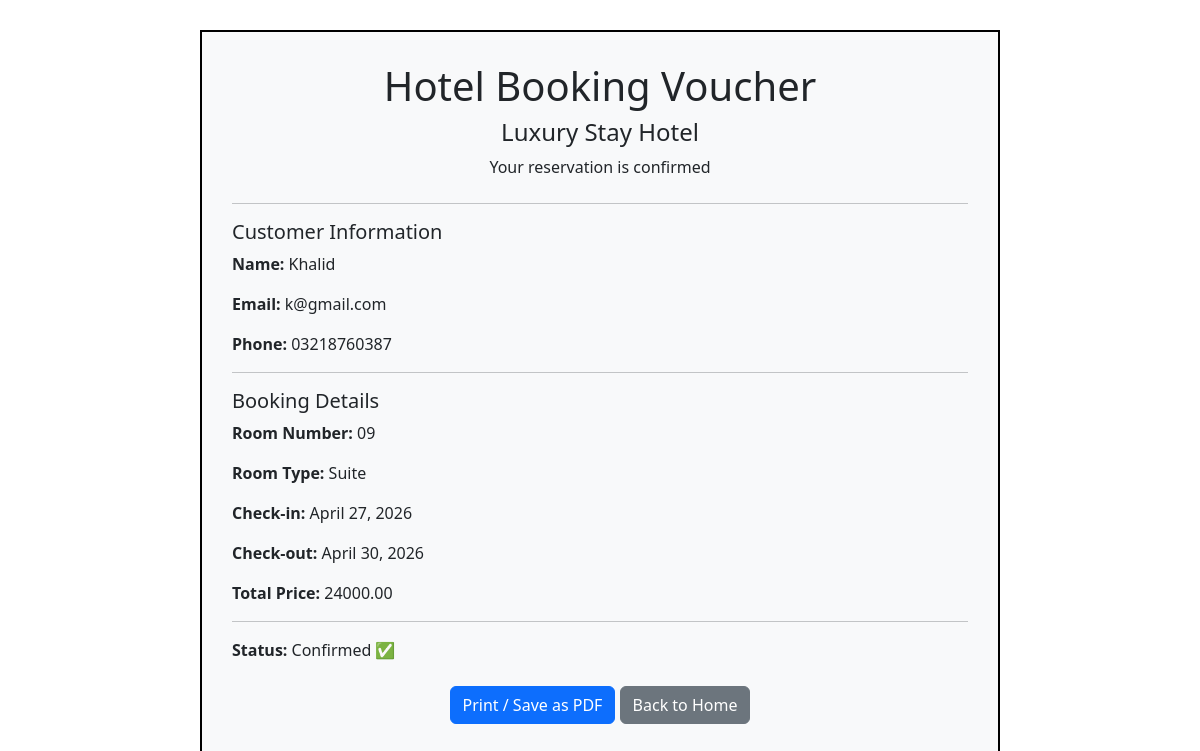
/voucher/5/, run on the app's committed database.
### booking/models.py (models this page shows, shortened)
class Booking(models.Model):
    room = models.ForeignKey(Room, on_delete=models.CASCADE)
    customer = models.ForeignKey(Customer, on_delete=models.CASCADE)
    check_in = models.DateField()
    check_out = models.DateField()
    total_price = models.DecimalField(max_digits=10, decimal_places=2)

class Customer(models.Model):
    name = models.CharField(max_length=100)
    email = models.EmailField()
    phone = models.CharField(max_length=15)

class Room(models.Model):
    room_number = models.CharField(max_length=10)
    room_type = models.ForeignKey(RoomType, on_delete=models.CASCADE)
    price = models.DecimalField(max_digits=8, decimal_places=2)
    is_available = models.BooleanField(default=True)

class RoomType(models.Model):
    name = models.CharField(max_length=50)
    description = models.TextField()

### booking/views.py (the view)
# urls.py: path('voucher/<int:booking_id>/', views.booking_voucher, name='booking_voucher'),
def booking_voucher(request, booking_id):
    booking = get_object_or_404(Booking, id=booking_id)
    return render(request, 'booking/booking_voucher.html', {'booking': booking})

### booking/templates/booking/booking_voucher.html (shortened to what this page needs)
<!DOCTYPE html>
<html>
<head>
    <link href="https://cdn.jsdelivr.net/npm/bootstrap@5.3.0/dist/css/bootstrap.min.css" rel="stylesheet">
</head>
<body>
<div class="voucher-box">
    <div class="text-center mb-4">
        <h1>Hotel Booking Voucher</h1>
        <h4>Luxury Stay Hotel</h4>
        <p>Your reservation is confirmed</p>
    </div>
    <hr>
    <h5>Customer Information</h5>
    <p><strong>Name:</strong> {{ booking.customer.name }}</p>
    <p><strong>Email:</strong> {{ booking.customer.email }}</p>
    <p><strong>Phone:</strong> {{ booking.customer.phone }}</p>
    <hr>
    <h5>Booking Details</h5>
    <p><strong>Room Number:</strong> {{ booking.room.room_number }}</p>
    <p><strong>Room Type:</strong> {{ booking.room.room_type.name }}</p>
    <p><strong>Check-in:</strong> {{ booking.check_in }}</p>
    <p><strong>Check-out:</strong> {{ booking.check_out }}</p>
    <p><strong>Total Price:</strong> {{ booking.total_price }}</p>
    <hr>
    <p><strong>Status:</strong> Confirmed ✅</p>
    <div class="text-center mt-4 no-print">
        <button onclick="window.print()" class="btn btn-primary">
            Print / Save as PDF
        </button>
        <a href="/" class="btn btn-secondary">
            Back to Home
        </a>
    </div>
</div>
</body>
</html>

### booking/templates/booking/booking_voucher.html (style rules this page uses)
.voucher-box { max-width: 800px; margin: auto; border: 2px solid #000; padding: 30px; margin-top: 30px; background: #f8f9fa; }

### data on the page
Booking: customer.name "Khalid", customer.email "k@gmail.com", customer.phone "03218760387", room.room_number "09", room.room_type.name "Suite", check_in "April 27, 2026", check_out "April 30, 2026", total_price "24000.00"
